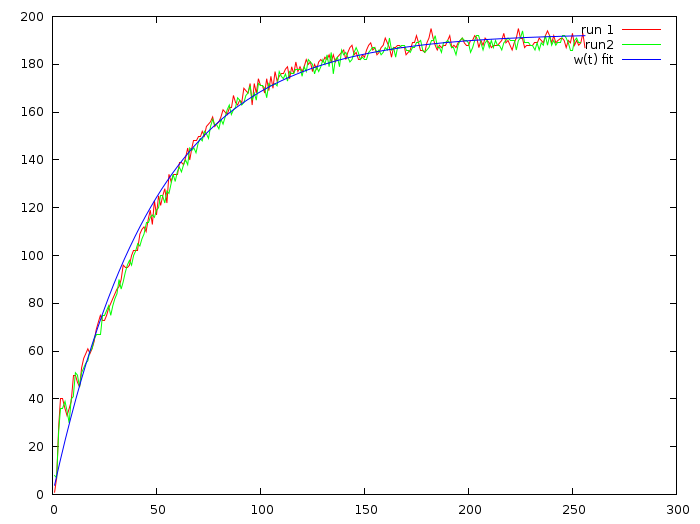

Here is the gnuplot script that generated this plot:
set terminal pngcairo size 700,524 enhanced font 'Verdana,10'
set output '255.png'

w(x) = w0*(1-exp(alpha*x))
w0 = 100
alpha = -.1
fit w(x) "255.dat" using 1:2 via w0,alpha

plot "255.dat" using 1:2 title "run 1" with lines, "" using 1:3 title "run2" with lines,  w(x) title "w(t) fit"
